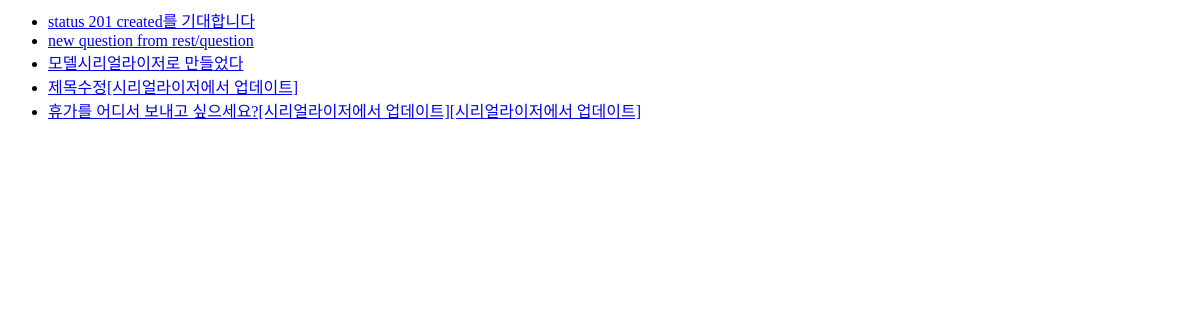
/polls/, run on an earlier commit of the app's database.
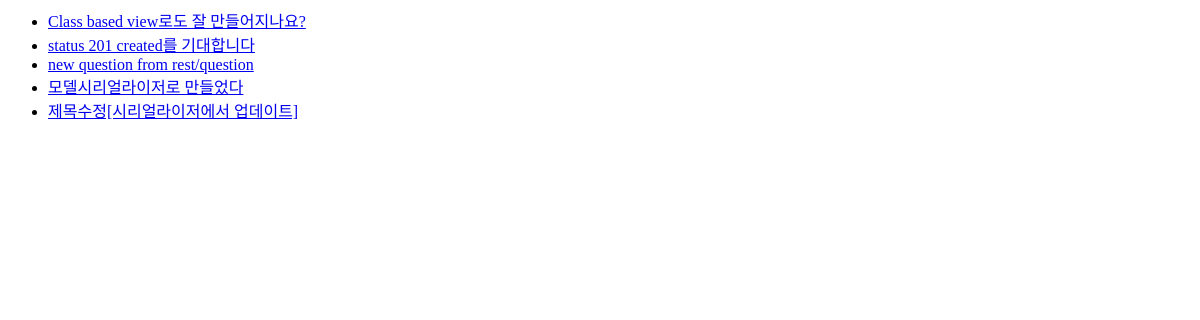
And on a later commit of the database.
### polls/models.py (models this page shows, shortened)
class Question(models.Model):
    question_text = models.CharField(max_length=200, verbose_name = '질문')
    pub_data = models.DateTimeField(auto_now_add = True, verbose_name='생성일')

### polls/views.py (the view)
# urls.py: path('', views.index, name = 'index'),
def index(request):
    latest_question_list = Question.objects.order_by('-pub_data')[:5]
    context = {'questions' :latest_question_list }
    return render(request, 'polls/index.html', context)

### polls/templates/polls/index.html
{% if questions %}
<ul>
    {% for question in questions %}
        <li><a href = "{%url 'polls:detail' question.id%}">{{question.question_text}}</a></li>
    {% endfor %}
</ul>
{% else %}
<p>no questions</p>
{% endif %}

What changed in the data, as far as the page shows it:
no longer on this page (row unchanged): Question: question_text "휴가를 어디서 보내고 싶으세요?[시리얼라이저에서 업데이트][시리얼라이저에서 업데이트]"
added Question: question_text "Class based view로도 잘 만들어지나요?"
